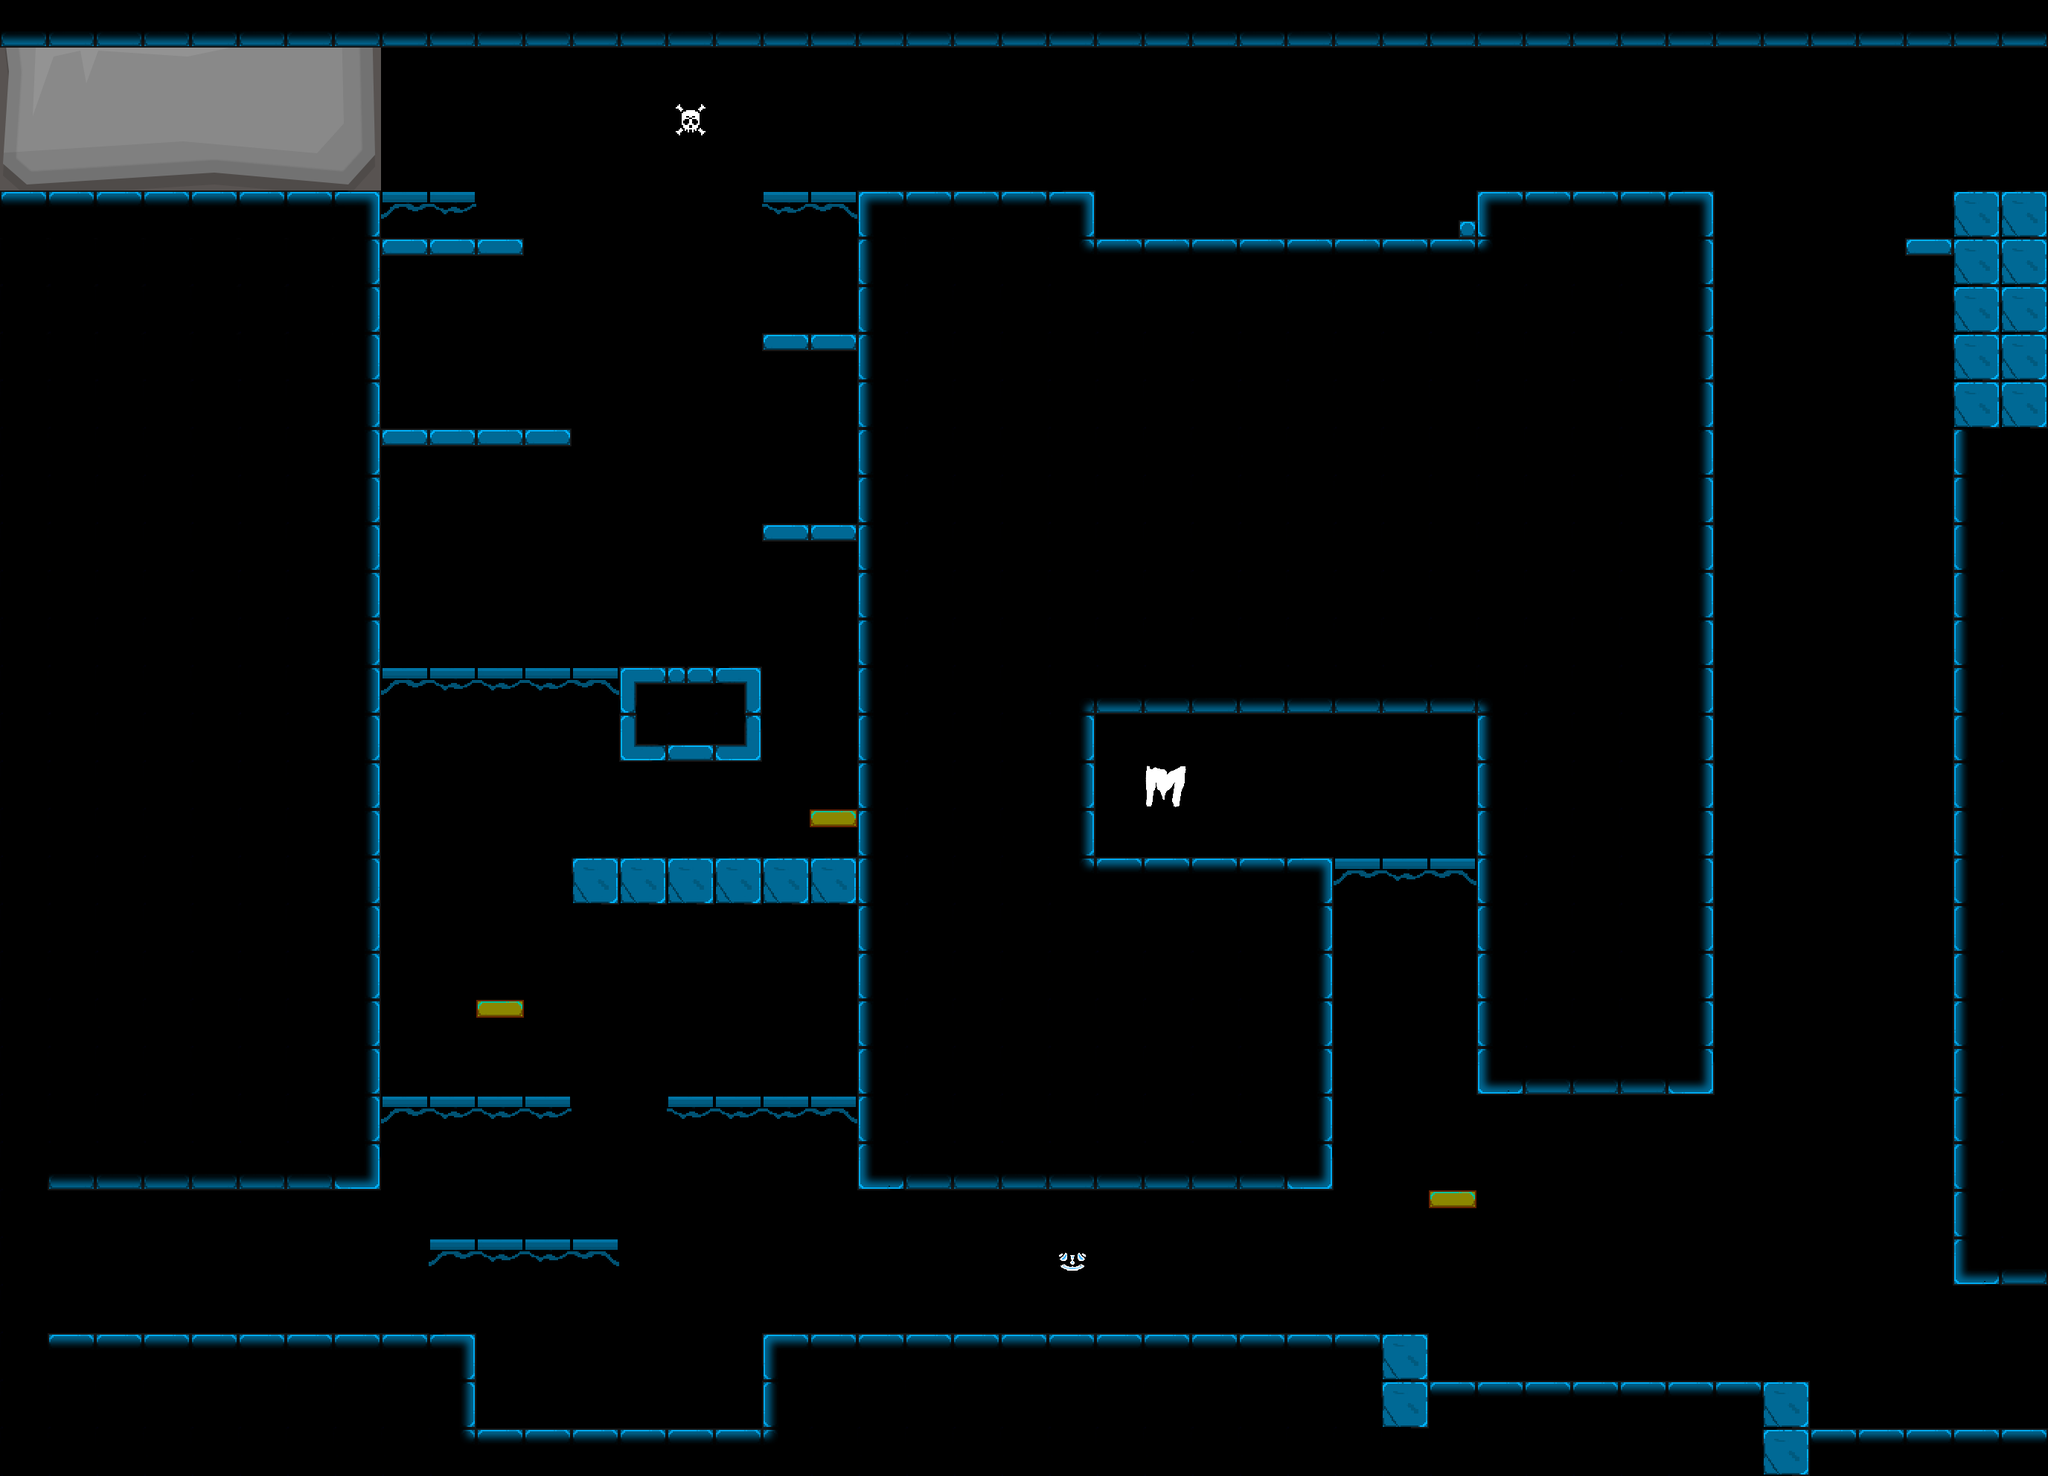

This is a level from a 2D game, rendered from its Tiled map with the project's own tilesets. A one-line summary and the map file follow, with tile-layer data summarised:
An orthogonal 43x31 tile map with 64x64 px tiles, 3 tile layers (Noirs, Blocks, Shadow), 2 tilesets, 1 image layer and 54 objects (38x Collision, 4x tp, 3x TL, 3x BL, 3x BR, ...).

<map version="1.10" tiledversion="git" orientation="orthogonal" renderorder="right-down" width="43" height="31" tilewidth="64" tileheight="64" infinite="0" nextlayerid="9" nextobjectid="225">
 <tileset firstgid="1" source="Base.tsx" />
 <tileset firstgid="101" source="Shadow.tsx" />
 <imagelayer id="7" name="Calque d'Images 1">
  <image source="../src/Images/Tiled/stone_bricks.png" width="512" height="512" />
 </imagelayer>
 <layer id="2" name="Noirs" width="43" height="31">
  <data>[1333 cells, 673 non-empty, 4 distinct tile ids]</data>
 </layer>
 <layer id="1" name="Blocks" width="43" height="31">
  <data>[1333 cells, 308 non-empty, 18 distinct tile ids]</data>
 </layer>
 <objectgroup id="3" name="Collision">
  <object id="1" name="Spawn" type="Collision" x="584" y="109.333">
   <point />
  </object>
  <object id="154" type="Collision" x="768" y="1152" width="384" height="64" />
  <object id="155" type="Collision" x="64" y="1536" width="448" height="64" />
  <object id="156" type="Collision" x="64" y="1792" width="576" height="64" />
  <object id="165" type="Collision" x="0" y="1600" width="64" height="192" />
  <object id="166" type="Collision" x="448" y="256" width="64" height="1280" />
  <object id="167" type="Collision" x="0" y="256" width="448" height="64" />
  <object id="168" type="Collision" x="0" y="0" width="2752" height="64" />
  <object id="169" type="Collision" x="1152" y="256" width="321.091" height="1344" />
  <object id="170" type="Collision" x="1024" y="1792" width="640" height="192" />
  <object id="171" type="Collision" x="576" y="1856" width="64" height="128" />
  <object id="172" type="Collision" x="640" y="1920" width="384" height="64" />
  <object id="173" type="Collision" x="832" y="896" width="192" height="128" />
  <object id="174" type="Collision" x="1024" y="704" width="128.667" height="24" />
  <object id="175" type="Collision" x="512.667" y="576" width="255.333" height="24.6667" />
  <object id="176" type="Collision" x="2752" y="64" width="38" height="192" />
  <object id="177" type="Collision" x="-64" y="64" width="64" height="192" />
  <object id="178" type="Collision" x="2752" y="1728" width="64" height="192" />
  <object id="179" name="Platform" type="Collision" x="512" y="256" width="128.5" height="18.5" />
  <object id="184" name="Platform" type="Collision" x="512" y="896" width="320" height="18.6667" />
  <object id="185" type="Collision" x="512" y="320" width="192" height="25.3333" />
  <object id="187" type="Collision" x="1472" y="1152" width="320" height="448" />
  <object id="188" type="Collision" x="1472" y="320" width="512" height="640" />
  <object id="189" type="Collision" x="1984" y="256" width="320" height="1216" />
  <object id="190" type="Collision" x="1664" y="1792" width="256" height="128" />
  <object id="191" type="Collision" x="1920" y="1856" width="512" height="64" />
  <object id="192" type="Collision" x="2432" y="1920" width="320" height="64" />
  <object id="193" type="Collision" x="2624" y="256" width="128" height="1472" />
  <object id="194" type="Collision" x="2560" y="320" width="64.2424" height="25.4545" />
  <object id="196" name="Platform" type="Collision" x="512" y="1473.87" width="256" height="14.9334" />
  <object id="197" name="Platform" type="Collision" x="896" y="1472" width="256" height="14.9334" />
  <object id="198" name="Platform" type="Collision" x="576" y="1664" width="256" height="14.9334" />
  <object id="199" name="Platform" type="Collision" x="1024" y="256" width="128.5" height="18.5" />
  <object id="200" type="Collision" x="1024" y="448" width="128.667" height="24" />
  <object id="203" name="Jump" type="Collision" x="640" y="1344" width="65.3333" height="24">
   <properties>
    <property name="Force" type="int" value="12" />
   </properties>
  </object>
  <object id="204" name="Jump" type="Collision" x="1088" y="1088" width="65.3333" height="24">
   <properties>
    <property name="Force" type="int" value="8" />
   </properties>
  </object>
  <object id="205" name="Jump" type="Collision" x="1920" y="1600" width="65.3333" height="24">
   <properties>
    <property name="Force" type="int" value="12" />
   </properties>
  </object>
  <object id="206" name="Platform" type="Collision" x="1792" y="1152" width="192" height="14.9334" />
  <object id="221" name="TR" type="tp" x="2720.5" y="64" width="31.5" height="192" />
  <object id="222" name="DR" type="tp" x="2727.67" y="1728" width="24.3333" height="191.667" />
  <object id="223" name="DL" type="tp" x="64" y="1600" width="24.6667" height="191.333" />
  <object id="224" name="TL" type="tp" x="0" y="64" width="25.3333" height="192.667" />
 </objectgroup>
 <objectgroup id="8" name="Elements">
  <object id="207" type="TL" x="64" y="64" />
  <object id="208" type="TL" x="64" y="128" />
  <object id="209" type="TL" x="64" y="192" />
  <object id="210" type="BL" x="128" y="1600" />
  <object id="211" type="BL" x="128" y="1664" />
  <object id="212" type="BL" x="128" y="1728" />
  <object id="213" type="BR" x="2688" y="1728" />
  <object id="214" type="BR" x="2688" y="1792" />
  <object id="215" type="BR" x="2688" y="1856" />
  <object id="216" type="TR" x="2688" y="64" />
  <object id="217" type="TR" x="2688" y="128" />
  <object id="218" type="TR" x="2688" y="192" />
 </objectgroup>
 <layer id="6" name="Shadow" width="43" height="31">
  <data>[1333 cells, 242 non-empty, 12 distinct tile ids]</data>
 </layer>
</map>
